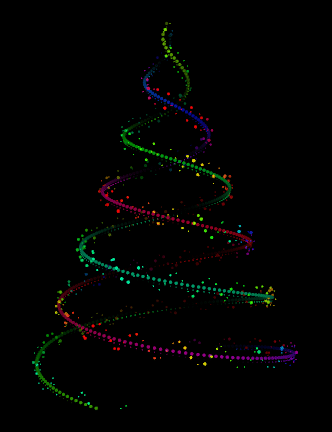
#> input picture Python/tree.gif, 332 x 432 px
$ python ascii_art_tree.py
#> lines starting #> are read from the running program, lines starting #| are printed output that depends on the picture
import os
import numpy as np
from PIL import Image

# image_path = input()
image_path = "tree.gif"
common_dividors = []
def common_dividor(x,y):
    n = []
    g = np.gcd(x,y)
    for i in range(1,g+1):
        if g % i == 0:
            n.append(i)
    return n

with Image.open(image_path) as img:
#> img is the input picture: PIL image 332x432 P; mean R, G, B 2.4, 2.7, 1.9
    if img.format != "GIF":
        print("It is not a 'GIF'!")
        exit(1)
    xsize, ysize = img.size
#> xsize = 332; ysize = 432
    rgb_img = Image
    if img.is_animated:
        img.seek(0)
        rgb_img = img.convert('RGB')

    else:
        rgb_img = img.convert('RGB')

    pixels = rgb_img.load()
    n = common_dividor(xsize, ysize)
#> n = [1, 2, 4]
    factor = n[len(n)//2]
#> factor = 2
    ascii_pixel_matrix = []
    for y in range(0, ysize, factor):
        ascii_pixel_row=[]
        for x in range(0, xsize, factor):
            pixel_color_sum = [0,0,0]
            for i in range(factor):
                for j in range(factor):
                    pixel_color_sum[0] += rgb_img.getpixel((x+j,y+i))[0]
                    pixel_color_sum[1] += rgb_img.getpixel((x+j,y+i))[1]
                    pixel_color_sum[2] += rgb_img.getpixel((x+j,y+i))[2]

            pixel_color_sum[0] = pixel_color_sum[0] // factor*factor
            pixel_color_sum[1] = pixel_color_sum[1] // factor*factor
            pixel_color_sum[2] = pixel_color_sum[2] // factor*factor
            ascii_pixel_row.append(pixel_color_sum)
        ascii_pixel_matrix.append(ascii_pixel_row)
#> after the loop, ascii_pixel_matrix = 216 items


    index = 0
    new_img = Image.new('RGB',(xsize//factor+1 , ysize//factor+1))
#> new_img: PIL image 167x217 RGB; every value is 0
    for i in range(ysize//factor):
        for j in range(xsize//factor):
            new_img.putpixel((j,i),tuple(ascii_pixel_matrix[i][j]))
            index += 1
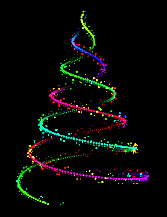
#> new_img: PIL image 167x217 RGB; mean R, G, B 7.3, 8.2, 6.4
#> after the loop, index = 35856

    new_img.save('tree2.png')
    ASCII = ('.', ',', ';', '!', 'v', 'l', 'L', 'F', 'E', '$', '#', '@')
    for i in range(ysize//factor):
        for j in range(xsize//factor):
            print(ASCII[sum(ascii_pixel_matrix[i][j])//256//3], end="")
        print('', end='\n')
#> this loop made 216 passes
